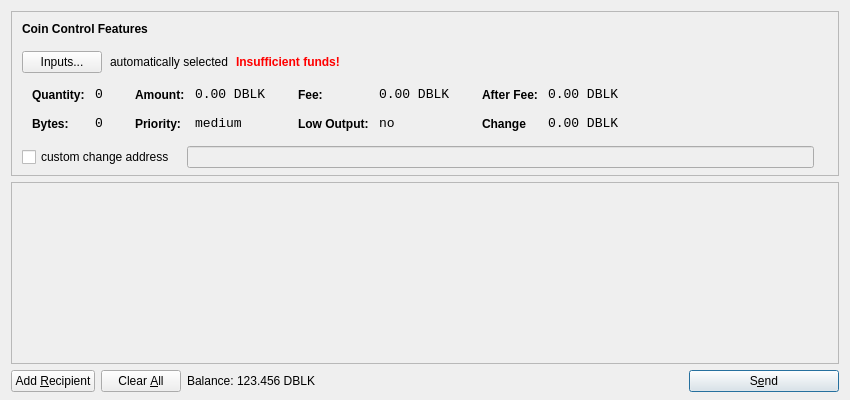
<?xml version="1.0" encoding="UTF-8"?>
<ui version="4.0">
 <class>SendCoinsDialog</class>
 <widget class="QDialog" name="SendCoinsDialog">
  <property name="geometry">
   <rect>
    <x>0</x>
    <y>0</y>
    <width>850</width>
    <height>400</height>
   </rect>
  </property>
  <property name="windowTitle">
   <string>Send Coins</string>
  </property>
  <layout class="QVBoxLayout" name="verticalLayout" stretch="0,1,0">
   <property name="bottomMargin">
    <number>8</number>
   </property>
   <item>
    <widget class="QFrame" name="frameCoinControl">
     <property name="sizePolicy">
      <sizepolicy hsizetype="Expanding" vsizetype="Expanding">
       <horstretch>0</horstretch>
       <verstretch>0</verstretch>
      </sizepolicy>
     </property>
     <property name="maximumSize">
      <size>
       <width>16777215</width>
       <height>16777215</height>
      </size>
     </property>
     <property name="frameShape">
      <enum>QFrame::StyledPanel</enum>
     </property>
     <property name="frameShadow">
      <enum>QFrame::Sunken</enum>
     </property>
     <layout class="QVBoxLayout" name="verticalLayoutCoinControl2">
      <property name="spacing">
       <number>-1</number>
      </property>
      <property name="leftMargin">
       <number>0</number>
      </property>
      <property name="topMargin">
       <number>0</number>
      </property>
      <property name="rightMargin">
       <number>0</number>
      </property>
      <property name="bottomMargin">
       <number>6</number>
      </property>
      <item>
       <layout class="QVBoxLayout" name="verticalLayoutCoinControl" stretch="0,0,0,0,1">
        <property name="spacing">
         <number>0</number>
        </property>
        <property name="leftMargin">
         <number>10</number>
        </property>
        <property name="topMargin">
         <number>10</number>
        </property>
        <item>
         <layout class="QHBoxLayout" name="horizontalLayoutCoinControl1">
          <property name="bottomMargin">
           <number>15</number>
          </property>
          <item>
           <widget class="QLabel" name="labelCoinControlFeatures">
            <property name="sizePolicy">
             <sizepolicy hsizetype="Preferred" vsizetype="Maximum">
              <horstretch>0</horstretch>
              <verstretch>0</verstretch>
             </sizepolicy>
            </property>
            <property name="font">
             <font>
              <weight>75</weight>
              <bold>true</bold>
             </font>
            </property>
            <property name="styleSheet">
             <string notr="true">font-weight:bold;</string>
            </property>
            <property name="text">
             <string>Coin Control Features</string>
            </property>
           </widget>
          </item>
         </layout>
        </item>
        <item>
         <layout class="QHBoxLayout" name="horizontalLayoutCoinControl2" stretch="0,0,0,0">
          <property name="spacing">
           <number>8</number>
          </property>
          <property name="bottomMargin">
           <number>10</number>
          </property>
          <item>
           <widget class="QPushButton" name="pushButtonCoinControl">
            <property name="styleSheet">
             <string notr="true"/>
            </property>
            <property name="text">
             <string>Inputs...</string>
            </property>
           </widget>
          </item>
          <item>
           <widget class="QLabel" name="labelCoinControlAutomaticallySelected">
            <property name="text">
             <string>automatically selected</string>
            </property>
            <property name="margin">
             <number>5</number>
            </property>
           </widget>
          </item>
          <item>
           <widget class="QLabel" name="labelCoinControlInsuffFunds">
            <property name="font">
             <font>
              <weight>75</weight>
              <bold>true</bold>
             </font>
            </property>
            <property name="styleSheet">
             <string notr="true">color:red;font-weight:bold;</string>
            </property>
            <property name="text">
             <string>Insufficient funds!</string>
            </property>
            <property name="margin">
             <number>5</number>
            </property>
           </widget>
          </item>
          <item>
           <spacer name="horizontalSpacerCoinControl">
            <property name="orientation">
             <enum>Qt::Horizontal</enum>
            </property>
            <property name="sizeHint" stdset="0">
             <size>
              <width>40</width>
              <height>1</height>
             </size>
            </property>
           </spacer>
          </item>
         </layout>
        </item>
        <item>
         <widget class="QWidget" name="widgetCoinControl" native="true">
          <property name="sizePolicy">
           <sizepolicy hsizetype="Preferred" vsizetype="Preferred">
            <horstretch>0</horstretch>
            <verstretch>0</verstretch>
           </sizepolicy>
          </property>
          <property name="minimumSize">
           <size>
            <width>0</width>
            <height>0</height>
           </size>
          </property>
          <property name="styleSheet">
           <string notr="true"/>
          </property>
          <layout class="QHBoxLayout" name="horizontalLayoutCoinControl5">
           <property name="margin">
            <number>0</number>
           </property>
           <item>
            <layout class="QHBoxLayout" name="horizontalLayoutCoinControl3" stretch="0,0,0,1">
             <property name="spacing">
              <number>20</number>
             </property>
             <property name="topMargin">
              <number>0</number>
             </property>
             <property name="bottomMargin">
              <number>10</number>
             </property>
             <item>
              <layout class="QFormLayout" name="formLayoutCoinControl1">
               <property name="horizontalSpacing">
                <number>10</number>
               </property>
               <property name="verticalSpacing">
                <number>14</number>
               </property>
               <property name="leftMargin">
                <number>10</number>
               </property>
               <property name="topMargin">
                <number>4</number>
               </property>
               <property name="rightMargin">
                <number>6</number>
               </property>
               <item row="0" column="0">
                <widget class="QLabel" name="labelCoinControlQuantityText">
                 <property name="styleSheet">
                  <string notr="true">font-weight:bold;</string>
                 </property>
                 <property name="text">
                  <string>Quantity:</string>
                 </property>
                 <property name="margin">
                  <number>0</number>
                 </property>
                </widget>
               </item>
               <item row="0" column="1">
                <widget class="QLabel" name="labelCoinControlQuantity">
                 <property name="font">
                  <font>
                   <family>Monospace</family>
                   <pointsize>10</pointsize>
                  </font>
                 </property>
                 <property name="cursor">
                  <cursorShape>IBeamCursor</cursorShape>
                 </property>
                 <property name="contextMenuPolicy">
                  <enum>Qt::ActionsContextMenu</enum>
                 </property>
                 <property name="text">
                  <string>0</string>
                 </property>
                 <property name="margin">
                  <number>0</number>
                 </property>
                 <property name="textInteractionFlags">
                  <set>Qt::LinksAccessibleByMouse|Qt::TextSelectableByKeyboard|Qt::TextSelectableByMouse</set>
                 </property>
                </widget>
               </item>
               <item row="1" column="0">
                <widget class="QLabel" name="labelCoinControlBytesText">
                 <property name="styleSheet">
                  <string notr="true">font-weight:bold;</string>
                 </property>
                 <property name="text">
                  <string>Bytes:</string>
                 </property>
                </widget>
               </item>
               <item row="1" column="1">
                <widget class="QLabel" name="labelCoinControlBytes">
                 <property name="font">
                  <font>
                   <family>Monospace</family>
                   <pointsize>10</pointsize>
                  </font>
                 </property>
                 <property name="cursor">
                  <cursorShape>IBeamCursor</cursorShape>
                 </property>
                 <property name="contextMenuPolicy">
                  <enum>Qt::ActionsContextMenu</enum>
                 </property>
                 <property name="text">
                  <string>0</string>
                 </property>
                 <property name="textInteractionFlags">
                  <set>Qt::LinksAccessibleByMouse|Qt::TextSelectableByKeyboard|Qt::TextSelectableByMouse</set>
                 </property>
                </widget>
               </item>
              </layout>
             </item>
             <item>
              <layout class="QFormLayout" name="formLayoutCoinControl2">
               <property name="horizontalSpacing">
                <number>10</number>
               </property>
               <property name="verticalSpacing">
                <number>14</number>
               </property>
               <property name="leftMargin">
                <number>6</number>
               </property>
               <property name="topMargin">
                <number>4</number>
               </property>
               <property name="rightMargin">
                <number>6</number>
               </property>
               <item row="0" column="0">
                <widget class="QLabel" name="labelCoinControlAmountText">
                 <property name="styleSheet">
                  <string notr="true">font-weight:bold;</string>
                 </property>
                 <property name="text">
                  <string>Amount:</string>
                 </property>
                 <property name="margin">
                  <number>0</number>
                 </property>
                </widget>
               </item>
               <item row="0" column="1">
                <widget class="QLabel" name="labelCoinControlAmount">
                 <property name="font">
                  <font>
                   <family>Monospace</family>
                   <pointsize>10</pointsize>
                  </font>
                 </property>
                 <property name="cursor">
                  <cursorShape>IBeamCursor</cursorShape>
                 </property>
                 <property name="contextMenuPolicy">
                  <enum>Qt::ActionsContextMenu</enum>
                 </property>
                 <property name="text">
                  <string>0.00 DBLK</string>
                 </property>
                 <property name="textInteractionFlags">
                  <set>Qt::LinksAccessibleByMouse|Qt::TextSelectableByKeyboard|Qt::TextSelectableByMouse</set>
                 </property>
                </widget>
               </item>
               <item row="1" column="0">
                <widget class="QLabel" name="labelCoinControlPriorityText">
                 <property name="styleSheet">
                  <string notr="true">font-weight:bold;</string>
                 </property>
                 <property name="text">
                  <string>Priority:</string>
                 </property>
                </widget>
               </item>
               <item row="1" column="1">
                <widget class="QLabel" name="labelCoinControlPriority">
                 <property name="font">
                  <font>
                   <family>Monospace</family>
                   <pointsize>10</pointsize>
                  </font>
                 </property>
                 <property name="cursor">
                  <cursorShape>IBeamCursor</cursorShape>
                 </property>
                 <property name="contextMenuPolicy">
                  <enum>Qt::ActionsContextMenu</enum>
                 </property>
                 <property name="text">
                  <string>medium</string>
                 </property>
                 <property name="textInteractionFlags">
                  <set>Qt::LinksAccessibleByMouse|Qt::TextSelectableByKeyboard|Qt::TextSelectableByMouse</set>
                 </property>
                </widget>
               </item>
              </layout>
             </item>
             <item>
              <layout class="QFormLayout" name="formLayoutCoinControl3">
               <property name="horizontalSpacing">
                <number>10</number>
               </property>
               <property name="verticalSpacing">
                <number>14</number>
               </property>
               <property name="leftMargin">
                <number>6</number>
               </property>
               <property name="topMargin">
                <number>4</number>
               </property>
               <property name="rightMargin">
                <number>6</number>
               </property>
               <item row="0" column="0">
                <widget class="QLabel" name="labelCoinControlFeeText">
                 <property name="styleSheet">
                  <string notr="true">font-weight:bold;</string>
                 </property>
                 <property name="text">
                  <string>Fee:</string>
                 </property>
                 <property name="margin">
                  <number>0</number>
                 </property>
                </widget>
               </item>
               <item row="0" column="1">
                <widget class="QLabel" name="labelCoinControlFee">
                 <property name="font">
                  <font>
                   <family>Monospace</family>
                   <pointsize>10</pointsize>
                  </font>
                 </property>
                 <property name="cursor">
                  <cursorShape>IBeamCursor</cursorShape>
                 </property>
                 <property name="contextMenuPolicy">
                  <enum>Qt::ActionsContextMenu</enum>
                 </property>
                 <property name="text">
                  <string>0.00 DBLK</string>
                 </property>
                 <property name="textInteractionFlags">
                  <set>Qt::LinksAccessibleByMouse|Qt::TextSelectableByKeyboard|Qt::TextSelectableByMouse</set>
                 </property>
                </widget>
               </item>
               <item row="1" column="0">
                <widget class="QLabel" name="labelCoinControlLowOutputText">
                 <property name="styleSheet">
                  <string notr="true">font-weight:bold;</string>
                 </property>
                 <property name="text">
                  <string>Low Output:</string>
                 </property>
                </widget>
               </item>
               <item row="1" column="1">
                <widget class="QLabel" name="labelCoinControlLowOutput">
                 <property name="font">
                  <font>
                   <family>Monospace</family>
                   <pointsize>10</pointsize>
                  </font>
                 </property>
                 <property name="cursor">
                  <cursorShape>IBeamCursor</cursorShape>
                 </property>
                 <property name="contextMenuPolicy">
                  <enum>Qt::ActionsContextMenu</enum>
                 </property>
                 <property name="text">
                  <string>no</string>
                 </property>
                 <property name="textInteractionFlags">
                  <set>Qt::LinksAccessibleByMouse|Qt::TextSelectableByKeyboard|Qt::TextSelectableByMouse</set>
                 </property>
                </widget>
               </item>
              </layout>
             </item>
             <item>
              <layout class="QFormLayout" name="formLayoutCoinControl4">
               <property name="horizontalSpacing">
                <number>10</number>
               </property>
               <property name="verticalSpacing">
                <number>14</number>
               </property>
               <property name="leftMargin">
                <number>6</number>
               </property>
               <property name="topMargin">
                <number>4</number>
               </property>
               <property name="rightMargin">
                <number>6</number>
               </property>
               <item row="0" column="0">
                <widget class="QLabel" name="labelCoinControlAfterFeeText">
                 <property name="styleSheet">
                  <string notr="true">font-weight:bold;</string>
                 </property>
                 <property name="text">
                  <string>After Fee:</string>
                 </property>
                 <property name="margin">
                  <number>0</number>
                 </property>
                </widget>
               </item>
               <item row="0" column="1">
                <widget class="QLabel" name="labelCoinControlAfterFee">
                 <property name="font">
                  <font>
                   <family>Monospace</family>
                   <pointsize>10</pointsize>
                  </font>
                 </property>
                 <property name="cursor">
                  <cursorShape>IBeamCursor</cursorShape>
                 </property>
                 <property name="contextMenuPolicy">
                  <enum>Qt::ActionsContextMenu</enum>
                 </property>
                 <property name="text">
                  <string>0.00 DBLK</string>
                 </property>
                 <property name="textInteractionFlags">
                  <set>Qt::LinksAccessibleByMouse|Qt::TextSelectableByKeyboard|Qt::TextSelectableByMouse</set>
                 </property>
                </widget>
               </item>
               <item row="1" column="0">
                <widget class="QLabel" name="labelCoinControlChangeText">
                 <property name="styleSheet">
                  <string notr="true">font-weight:bold;</string>
                 </property>
                 <property name="text">
                  <string>Change</string>
                 </property>
                </widget>
               </item>
               <item row="1" column="1">
                <widget class="QLabel" name="labelCoinControlChange">
                 <property name="font">
                  <font>
                   <family>Monospace</family>
                   <pointsize>10</pointsize>
                  </font>
                 </property>
                 <property name="cursor">
                  <cursorShape>IBeamCursor</cursorShape>
                 </property>
                 <property name="contextMenuPolicy">
                  <enum>Qt::ActionsContextMenu</enum>
                 </property>
                 <property name="text">
                  <string>0.00 DBLK</string>
                 </property>
                 <property name="textInteractionFlags">
                  <set>Qt::LinksAccessibleByMouse|Qt::TextSelectableByKeyboard|Qt::TextSelectableByMouse</set>
                 </property>
                </widget>
               </item>
              </layout>
             </item>
            </layout>
           </item>
          </layout>
         </widget>
        </item>
        <item>
         <layout class="QHBoxLayout" name="horizontalLayoutCoinControl4" stretch="0,0,0">
          <property name="spacing">
           <number>12</number>
          </property>
          <property name="sizeConstraint">
           <enum>QLayout::SetDefaultConstraint</enum>
          </property>
          <property name="topMargin">
           <number>5</number>
          </property>
          <property name="rightMargin">
           <number>5</number>
          </property>
          <item>
           <widget class="QCheckBox" name="checkBoxCoinControlChange">
            <property name="text">
             <string>custom change address</string>
            </property>
           </widget>
          </item>
          <item>
           <widget class="QLineEdit" name="lineEditCoinControlChange">
            <property name="enabled">
             <bool>false</bool>
            </property>
            <property name="sizePolicy">
             <sizepolicy hsizetype="Expanding" vsizetype="Fixed">
              <horstretch>0</horstretch>
              <verstretch>0</verstretch>
             </sizepolicy>
            </property>
           </widget>
          </item>
          <item>
           <widget class="QLabel" name="labelCoinControlChangeLabel">
            <property name="sizePolicy">
             <sizepolicy hsizetype="Preferred" vsizetype="Expanding">
              <horstretch>0</horstretch>
              <verstretch>0</verstretch>
             </sizepolicy>
            </property>
            <property name="minimumSize">
             <size>
              <width>0</width>
              <height>0</height>
             </size>
            </property>
            <property name="text">
             <string/>
            </property>
            <property name="margin">
             <number>3</number>
            </property>
           </widget>
          </item>
         </layout>
        </item>
        <item>
         <spacer name="verticalSpacerCoinControl">
          <property name="orientation">
           <enum>Qt::Vertical</enum>
          </property>
          <property name="sizeHint" stdset="0">
           <size>
            <width>800</width>
            <height>1</height>
           </size>
          </property>
         </spacer>
        </item>
       </layout>
      </item>
     </layout>
    </widget>
   </item>
   <item>
    <widget class="QScrollArea" name="scrollArea">
     <property name="widgetResizable">
      <bool>true</bool>
     </property>
     <widget class="QWidget" name="scrollAreaWidgetContents">
      <property name="geometry">
       <rect>
        <x>0</x>
        <y>0</y>
        <width>830</width>
        <height>165</height>
       </rect>
      </property>
      <layout class="QVBoxLayout" name="verticalLayout_2">
       <property name="margin">
        <number>0</number>
       </property>
       <item>
        <layout class="QVBoxLayout" name="entries">
         <property name="spacing">
          <number>6</number>
         </property>
        </layout>
       </item>
       <item>
        <spacer name="verticalSpacer">
         <property name="orientation">
          <enum>Qt::Vertical</enum>
         </property>
         <property name="sizeHint" stdset="0">
          <size>
           <width>20</width>
           <height>40</height>
          </size>
         </property>
        </spacer>
       </item>
      </layout>
     </widget>
    </widget>
   </item>
   <item>
    <layout class="QHBoxLayout" name="horizontalLayout">
     <item>
      <widget class="QPushButton" name="addButton">
       <property name="toolTip">
        <string>Send to multiple recipients at once</string>
       </property>
       <property name="text">
        <string>Add &amp;Recipient</string>
       </property>
       <property name="icon">
        <iconset resource="../bitcoin.qrc">
         <normaloff>:/icons/add</normaloff>:/icons/add</iconset>
       </property>
       <property name="autoDefault">
        <bool>false</bool>
       </property>
      </widget>
     </item>
     <item>
      <widget class="QPushButton" name="clearButton">
       <property name="sizePolicy">
        <sizepolicy hsizetype="Minimum" vsizetype="Fixed">
         <horstretch>0</horstretch>
         <verstretch>0</verstretch>
        </sizepolicy>
       </property>
       <property name="toolTip">
        <string>Remove all transaction fields</string>
       </property>
       <property name="text">
        <string>Clear &amp;All</string>
       </property>
       <property name="icon">
        <iconset resource="../bitcoin.qrc">
         <normaloff>:/icons/remove</normaloff>:/icons/remove</iconset>
       </property>
       <property name="autoRepeatDelay">
        <number>300</number>
       </property>
       <property name="autoDefault">
        <bool>false</bool>
       </property>
      </widget>
     </item>
     <item>
      <layout class="QHBoxLayout" name="horizontalLayout_2">
       <property name="spacing">
        <number>3</number>
       </property>
       <item>
        <widget class="QLabel" name="label">
         <property name="sizePolicy">
          <sizepolicy hsizetype="Preferred" vsizetype="Fixed">
           <horstretch>0</horstretch>
           <verstretch>0</verstretch>
          </sizepolicy>
         </property>
         <property name="text">
          <string>Balance:</string>
         </property>
        </widget>
       </item>
       <item>
        <widget class="QLabel" name="labelBalance">
         <property name="sizePolicy">
          <sizepolicy hsizetype="Preferred" vsizetype="Fixed">
           <horstretch>0</horstretch>
           <verstretch>0</verstretch>
          </sizepolicy>
         </property>
         <property name="cursor">
          <cursorShape>IBeamCursor</cursorShape>
         </property>
         <property name="text">
          <string>123.456 DBLK</string>
         </property>
         <property name="textInteractionFlags">
          <set>Qt::LinksAccessibleByMouse|Qt::TextSelectableByKeyboard|Qt::TextSelectableByMouse</set>
         </property>
        </widget>
       </item>
      </layout>
     </item>
     <item>
      <spacer name="horizontalSpacer">
       <property name="orientation">
        <enum>Qt::Horizontal</enum>
       </property>
       <property name="sizeHint" stdset="0">
        <size>
         <width>40</width>
         <height>20</height>
        </size>
       </property>
      </spacer>
     </item>
     <item>
      <widget class="QPushButton" name="sendButton">
       <property name="minimumSize">
        <size>
         <width>150</width>
         <height>0</height>
        </size>
       </property>
       <property name="toolTip">
        <string>Confirm the send action</string>
       </property>
       <property name="text">
        <string>S&amp;end</string>
       </property>
       <property name="icon">
        <iconset resource="../bitcoin.qrc">
         <normaloff>:/icons/send</normaloff>:/icons/send</iconset>
       </property>
       <property name="default">
        <bool>true</bool>
       </property>
      </widget>
     </item>
    </layout>
   </item>
  </layout>
 </widget>
 <resources>
  <include location="../bitcoin.qrc"/>
 </resources>
 <connections/>
</ui>
